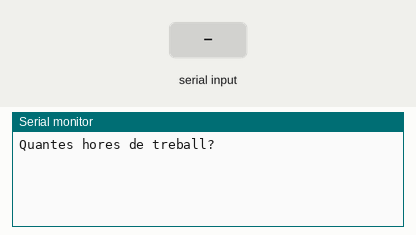
A sketch run on a simulated Arduino Uno, built with avr-gcc and run on an emulated ATmega328P. On the bench: the last lines printed to the serial monitor. The inputs (shaded band) are chosen by the test bench.

Above: at 1.2 s.
1.3 s: "90,45\n" received over Serial
At 2.5 s:
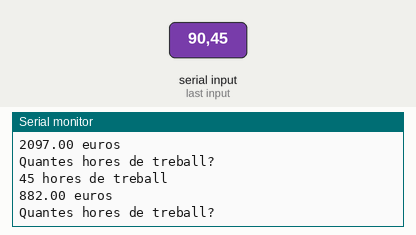
2.8 s: "30,150\n" received over Serial
At 3.7 s:
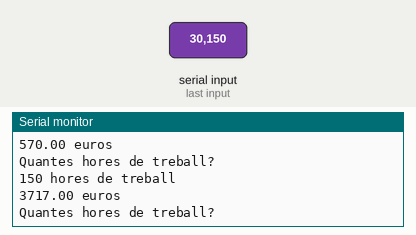
Timing chart, 0 to 5.8 s (numbered marks = the images above; inputs shaded):
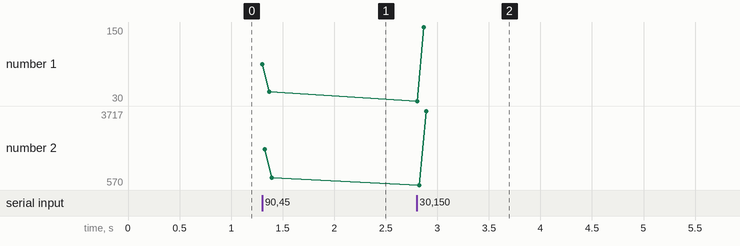

The sketch:

Exercici_4.ino
```cpp
 /*************************************************************************
 **                                                                      **
 **                 Descripció programa                                  **
 **                                                                      **
 *************************************************************************/

 //******  Includes  ******************************************************


 //******  Variables  *****************************************************

int hores;
int eurosPerH = 20;
int eurosDeMesPerH = 30;
int horesDeMes;
int resultatN;
int resultatDeMes;
float resultatBrut;
float resultatFinal;

 //*******  Setup  ********************************************************
  void setup()
 {
  Serial.begin(9600);
  Serial.println("Quantes hores de treball?");
 }
 //******  Loop  **********************************************************
 void loop ()
 {
    while (Serial.available() > 0) {
    hores = Serial.parseInt();
    Serial.print(hores);
    Serial.println(" hores de treball");
    if (hores <38)
    {
      resultatBrut = eurosPerH * hores;
    }
    else
    {
      horesDeMes = hores - 37;
      resultatN = eurosPerH * 37;
      resultatDeMes= eurosDeMesPerH * horesDeMes;
      resultatBrut = resultatN + resultatDeMes;
    }

    if (resultatBrut <= 800)
    {
      resultatFinal = resultatBrut - resultatBrut * 0.05;
    }
    else
    {
      resultatFinal = resultatBrut - resultatBrut * 0.1;
    }

    Serial.print(resultatFinal);
    Serial.println(" euros");

    Serial.read() == '\n';
    Serial.println("");
    Serial.println("Quantes hores de treball?");
  }
 }
```

Measured:
- after the input at 1.3 s, the serial monitor: prints a new line at once (image 1)
- after the input at 2.8 s, the serial monitor: prints a new line at once (image 2)
- plotted number 1: 45 → 150 after the input at 2.8 s
- plotted number 2: 882 → 3717 after the input at 2.8 s
